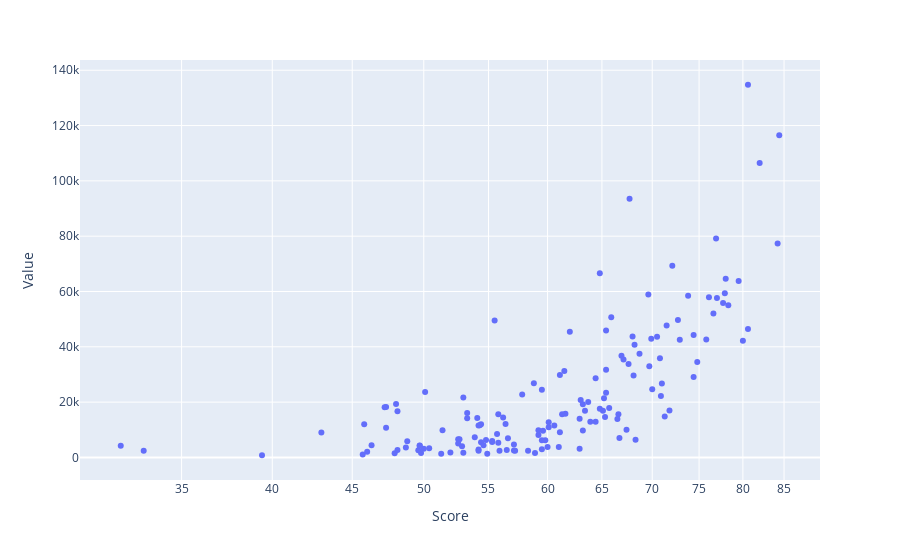

Here is the notebook cell this chart was saved with:
### Code cell
fig = px.scatter(merged_data, x="Score", y="Value", log_x=True,
                 hover_data=["Country", "Score"])
fig.show()

### Figure 1 — Plotly figure (JSON) as saved in the notebook; plotly's stock layout.template omitted (floating-point values rounded to 4 significant figures; data arrays with more than 128 entries replaced by an {"elided": "..."} marker saying what was removed)
{"data": [{"customdata": {"elided": "149x1 str values"}, "hovertemplate": "Score=%{x}<br>Value=%{y}<br>Country=%{customdata[0]}<extra></extra>", "legendgroup": "", "marker": {"color": "#636efa", "symbol": "circle"}, "mode": "markers", "name": "", "orientation": "v", "showlegend": false, "type": "scatter", "x": {"elided": "149 str values"}, "xaxis": "x", "y": {"elided": "149 float values"}, "yaxis": "y"}], "layout": {"legend": {"tracegroupgap": 0}, "margin": {"t": 60}, "xaxis": {"anchor": "y", "domain": [0, 1], "title": {"text": "Score"}, "type": "log"}, "yaxis": {"anchor": "x", "domain": [0, 1], "title": {"text": "Value"}}}}
